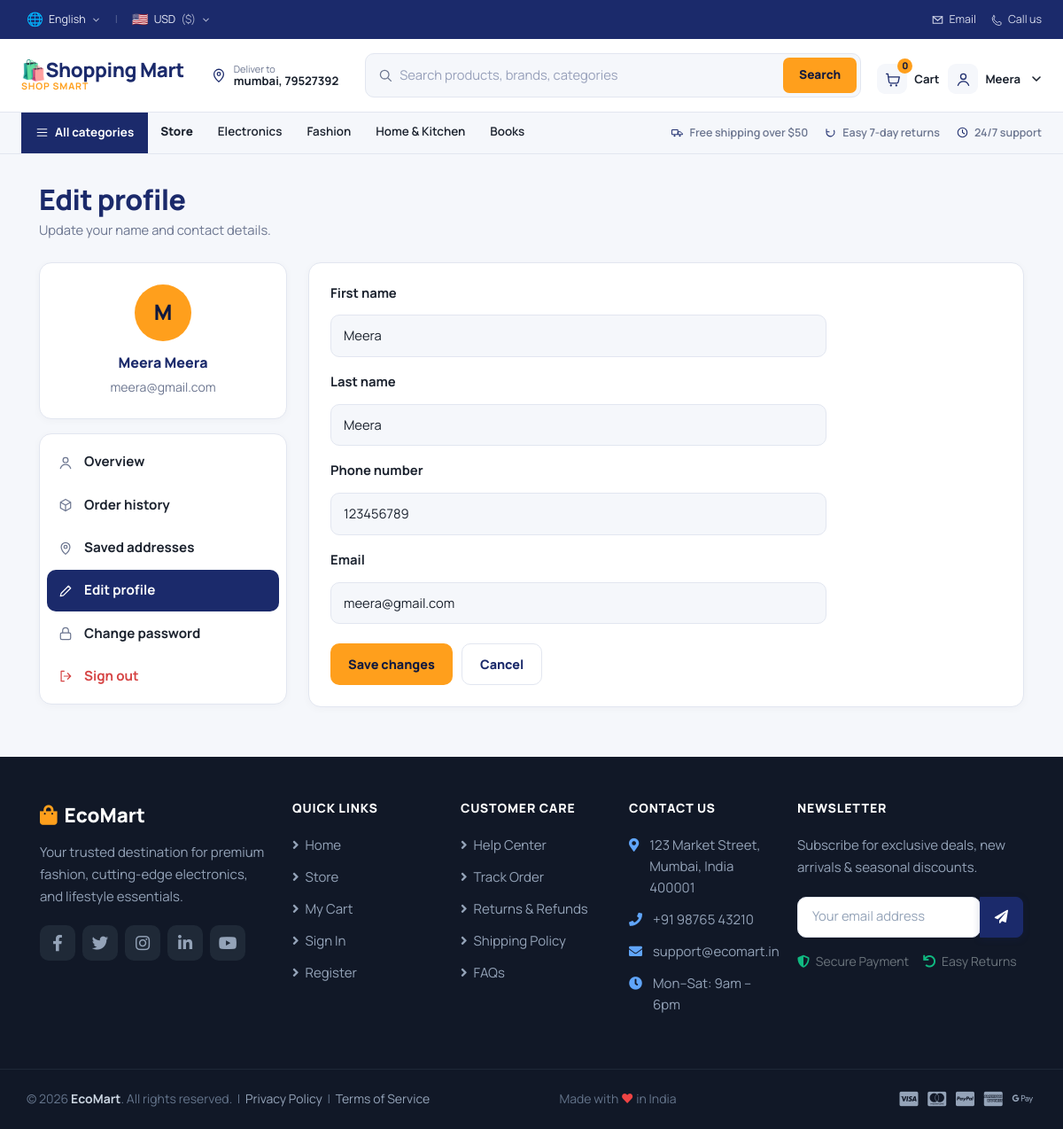
/edit_profile/ (signed in), run on the app's committed database.
### apps/account/models.py (models this page shows, shortened)
class Address(models.Model):
    user = models.ForeignKey(settings.AUTH_USER_MODEL, related_name="addresses", on_delete=models.CASCADE)
    full_name = models.CharField(max_length=100)
    phone_number = models.CharField(max_length=20)
    address_line_1 = models.CharField(max_length=200)
    address_line_2 = models.CharField(max_length=200, blank=True)
    city = models.CharField(max_length=100)
    state = models.CharField(max_length=100)
    country = models.CharField(max_length=50)
    pincode = models.CharField(max_length=10)
    is_default = models.BooleanField(default=False)    # is_default field to indicate if this is the default address for the user
    created_at = models.DateTimeField(auto_now_add=True)

class Account(AbstractBaseUser, PermissionsMixin):
    ROLE_CHOICES = [
        ("customer", "Customer"),
        ("seller", "Seller"),
        ("admin", "Admin")
    ]
    first_name = models.CharField(max_length=100)
    last_name = models.CharField(max_length=100)
    username = models.CharField(max_length=100, unique=True)
    email = models.EmailField(unique=True)
    phone_number = models.CharField(max_length=10)
    role = models.CharField(max_length=50, choices=ROLE_CHOICES, default="customer")
    date_joined = models.DateTimeField(auto_now_add=True)
    last_login = models.DateTimeField(null=True, blank=True)
    is_admin = models.BooleanField(default=False)
    is_staff = models.BooleanField(default=False)
    is_active = models.BooleanField(default=True)
    is_superuser = models.BooleanField(default=False)
    objects = MyAccountManager()
    USERNAME_FIELD = "email"
    REQUIRED_FIELDS = ["username", "first_name", "last_name", "phone_number"]

### apps/category/models.py (models this page shows, shortened)
class Category(models.Model):
    category_name = models.CharField(max_length=200, unique=True)
    slug = models.SlugField(max_length=200, unique=True)
    description = models.TextField(blank=True)
    category_image = models.ImageField(upload_to="photos/categories", blank=True)
    created_at = models.DateTimeField(auto_now_add=True)
    updated_at = models.DateTimeField(auto_now=True)
    class meta:
        verbose_name = "Category"
        verbose_name_plural = "Categories"
    def get_url(self):
        return reverse("product_by_category", args=[self.slug])

### apps/user_profile/views.py (the view)
# urls.py: path("edit_profile/", views.edit_profile, name="edit_profile"),
@login_required(login_url="login")
def edit_profile(request):
    if request.method == "POST":
        form = UserProfileForm(request.POST, instance=request.user)
        if form.is_valid():
            form.save()
            messages.success(request, "Your profile details have been updated successfully.")
            return redirect("profile")
    else:
        form = UserProfileForm(instance=request.user)
    context = {"form": form}
    return render(request, "my_profile/edit_profile.html", context)

### templates/my_profile/edit_profile.html (shortened to what this page needs)
{% extends "my_profile/base_profile.html" %}
{% block page_title %}Edit profile{% endblock %}
{% block page_sub %}Update your name and contact details.{% endblock %}
{% block profile_content %}
<div class="eco-panel">
    <form method="POST">
        {% include "my_profile/form.html" %}
        <div class="eco-profile__actions">
            <button type="submit" class="eco-btn eco-btn--accent">Save changes</button>
            <a href="{% url 'profile' %}" class="eco-btn eco-btn--ghost">Cancel</a>
        </div>
    </form>
</div>
{% endblock %}

### templates/my_profile/base_profile.html (shortened to what this page needs)
{% extends "base.html" %}
{% load static %}
{% block extra_css %}
<link href="{% static 'css/profile.css' %}" rel="stylesheet" type="text/css">
{% endblock extra_css %}
{% block content %}
<section class="eco-profile">
    <div class="eco-profile__inner">
        <div class="eco-profile__head">
            <h1 class="eco-profile__title">{% block page_title %}My account{% endblock %}</h1>
            <p class="eco-profile__sub">{% block page_sub %}{% endblock %}</p>
        </div>
        <div class="eco-profile__grid">
            <aside class="eco-profile__side">
                <div class="eco-card eco-me">
                    <span class="eco-me__avatar">{{ user.first_name|slice:":1"|upper }}</span>
                    <span class="eco-me__name">{{ user.first_name }} {{ user.last_name }}</span>
                    <span class="eco-me__email">{{ user.email }}</span>
                </div>
                <nav class="eco-card eco-nav" aria-label="Account menu">
                    <a href="{% url 'profile' %}" class="eco-nav__link {% if request.resolver_match.url_name == 'profile' %}is-active{% endif %}">
                        <svg viewBox="0 0 22 22"><circle cx="11" cy="7.5" r="3.5" stroke="currentColor" stroke-width="1.5" fill="none"/><path d="M4 19c1.2-3.5 4-5.3 7-5.3s5.8 1.8 7 5.3" stroke="currentColor" stroke-width="1.5" fill="none" stroke-linecap="round"/></svg>
                        Overview
                    </a>
                    <a href="{% url 'my_orders' %}" class="eco-nav__link {% if request.resolver_match.url_name == 'my_orders' or request.resolver_match.url_name == 'order_detail' %}is-active{% endif %}">
                        <svg viewBox="0 0 22 22"><path d="M4 7l7-4 7 4v8l-7 4-7-4z" stroke="currentColor" stroke-width="1.5" fill="none" stroke-linejoin="round"/><path d="M4 7l7 4 7-4M11 11v8" stroke="currentColor" stroke-width="1.5" fill="none" stroke-linejoin="round"/></svg>
                        Order history
                    </a>
                    <a href="{% url 'address_list' %}" class="eco-nav__link ">
                        <svg viewBox="0 0 22 22"><path d="M11 20s6-5.2 6-10a6 6 0 10-12 0c0 4.8 6 10 6 10z" stroke="currentColor" stroke-width="1.5" fill="none" stroke-linejoin="round"/><circle cx="11" cy="10" r="2.2" stroke="currentColor" stroke-width="1.5" fill="none"/></svg>
                        Saved addresses
                    </a>
                    <a href="{% url 'edit_profile' %}" class="eco-nav__link {% if request.resolver_match.url_name == 'edit_profile' %}is-active{% endif %}">
                        <svg viewBox="0 0 22 22"><path d="M4 18l1-4L15 4l3 3L8 17z" stroke="currentColor" stroke-width="1.5" fill="none" stroke-linejoin="round"/></svg>
                        Edit profile
                    </a>
                    <a href="{% url 'change_password' %}" class="eco-nav__link {% if request.resolver_match.url_name == 'change_password' %}is-active{% endif %}">
                        <svg viewBox="0 0 22 22"><rect x="4" y="10" width="14" height="9" rx="2" stroke="currentColor" stroke-width="1.5" fill="none"/><path d="M7 10V7a4 4 0 118 0v3" stroke="currentColor" stroke-width="1.5" fill="none"/></svg>
                        Change password
                    </a>
                    <a href="{% url 'logout' %}" class="eco-nav__link eco-nav__link--danger">
                        <svg viewBox="0 0 22 22"><path d="M9 4H5v14h4M14 7l4 4-4 4M18 11H9" stroke="currentColor" stroke-width="1.5" fill="none" stroke-linecap="round" stroke-linejoin="round"/></svg>
                        Sign out
                    </a>
                </nav>
            </aside>
            <main class="eco-profile__main">
                {% block profile_content %}{% endblock %}
            </main>
        </div>
    </div>
</section>
{% endblock %}

### templates/includes/navbar.html (shortened to what this page needs)
<header class="eco-header">
    <div class="eco-header__utility">
        <div class="eco-header__utility-inner">
            <div class="eco-locale">
                <div class="eco-dropdown">
                    <button type="button" class="eco-dropdown__trigger" data-toggle="dropdown"
                        id="langDropdown" aria-haspopup="true" aria-expanded="false" title="Select Language">
                        <span id="selectedLangFlag" class="eco-dropdown__flag">🌐</span>
                        <span id="selectedLangName">English</span>
                        <svg class="eco-icon eco-icon--chev" viewBox="0 0 16 16"><path d="M4 6l4 4 4-4" stroke="currentColor" stroke-width="1.6" fill="none" stroke-linecap="round" stroke-linejoin="round"/></svg>
                    </button>
                </div>
                <span class="eco-locale__divider">|</span>
                <div class="eco-dropdown">
                    <button type="button" class="eco-dropdown__trigger" data-toggle="dropdown"
                        id="currencyDropdown" aria-haspopup="true" aria-expanded="false" title="Select Country / Currency">
                        <span id="selectedCurrencyFlag" class="eco-dropdown__flag">🇺🇸</span>
                        <span id="selectedCurrencyCode">USD</span>
                        <span id="selectedCurrencySymbol" class="eco-dropdown__muted">($)</span>
                        <svg class="eco-icon eco-icon--chev" viewBox="0 0 16 16"><path d="M4 6l4 4 4-4" stroke="currentColor" stroke-width="1.6" fill="none" stroke-linecap="round" stroke-linejoin="round"/></svg>
                    </button>
                </div>
            </div>
            <div class="eco-contact">
                <a href="#" class="eco-contact__link">
                    <svg class="eco-icon" viewBox="0 0 20 20"><path d="M3 5h14v10H3z" stroke="currentColor" stroke-width="1.4" fill="none"/><path d="M3 5l7 6 7-6" stroke="currentColor" stroke-width="1.4" fill="none" stroke-linecap="round"/></svg>
                    <span>Email</span>
                </a>
                <a href="#" class="eco-contact__link">
                    <svg class="eco-icon" viewBox="0 0 20 20"><path d="M5 3c1 0 2 3 1 4l-1 1c1 2.5 3.5 5 6 6l1-1c1-1 4 0 4 1v2c0 1-1 2-2 2-6 0-11-5-11-11 0-1 1-2 2-2z" stroke="currentColor" stroke-width="1.3" fill="none" stroke-linejoin="round"/></svg>
                    <span>Call us</span>
                </a>
            </div>
        </div>
    </div>
    <div class="eco-header__main">
        <div class="eco-header__main-inner">
            <a href="{% url 'home' %}" class="eco-brand" title="EcoMart - Home">
                <span class="eco-brand__text">
                    <span class="eco-brand__name">🛍️Shopping Mart</span>
                    <span class="eco-brand__tag">Shop Smart</span>
                </span>
            </a>
            <a href="{% if user.id %}{% url 'address_list' %}{% else %}{% url 'login' %}{% endif %}" class="eco-deliver">
                <svg class="eco-deliver__pin" viewBox="0 0 20 20"><path d="M10 18s6-5.2 6-9.5A6 6 0 004 8.5C4 12.8 10 18 10 18z" stroke="currentColor" stroke-width="1.4" fill="none"/><circle cx="10" cy="8.3" r="2" stroke="currentColor" stroke-width="1.4" fill="none"/></svg>
                <span class="eco-deliver__text">
                    <span class="eco-deliver__label">{% if user.id %}Deliver to{% else %}Sign in for{% endif %}</span>
                    <span class="eco-deliver__value">
                        {% if user.id %}
                            {% if deliver_address %}
                                {{ deliver_address.city }}, {{ deliver_address.pincode }}
                            {% else %}
                                Add delivery address
                            {% endif %}
                        {% else %}
                            delivery updates
                        {% endif %}
                    </span>
                </span>
            </a>
            <form action="{% url 'search' %}" class="eco-search" method="get" role="search">
                <svg class="eco-search__icon" viewBox="0 0 20 20">
                    <circle cx="9" cy="9" r="6" stroke="currentColor" stroke-width="1.6" fill="none"/>
                    <path d="M14 14l4 4" stroke="currentColor" stroke-width="1.6" stroke-linecap="round"/>
                </svg>
                <input type="text" class="eco-search__input" placeholder="Search products, brands, categories" name="keyword" value="{{ request.GET.keyword }}">
                <button class="eco-search__btn" type="submit">Search</button>
            </form>
            <div class="eco-actions">
                <a href="{% url 'cart' %}" class="eco-action">
                    <span class="eco-action__icon">
                        <svg viewBox="0 0 22 22"><path d="M3 4h2l1.4 10.2a2 2 0 002 1.8h8.2a2 2 0 002-1.7L20 8H6" stroke="currentColor" stroke-width="1.5" fill="none" stroke-linecap="round" stroke-linejoin="round"/><circle cx="9" cy="19" r="1.3" fill="currentColor"/><circle cx="16" cy="19" r="1.3" fill="currentColor"/></svg>
                        <span class="eco-action__badge">{{ cart_count|default:0 }}</span>
                    </span>
                    <span class="eco-action__label">Cart</span>
                </a>
                {% if user.is_authenticated %}
                    <details class="eco-user" id="ecoUserMenu">
                        <summary class="eco-action">
                            <span class="eco-action__icon">
                                <svg viewBox="0 0 22 22"><circle cx="11" cy="7.5" r="3.5" stroke="currentColor" stroke-width="1.5" fill="none"/><path d="M4 19c1.2-3.5 4-5.3 7-5.3s5.8 1.8 7 5.3" stroke="currentColor" stroke-width="1.5" fill="none" stroke-linecap="round"/></svg>
                            </span>
                            <span class="eco-action__label">{{ user.first_name|default:"Account" }}</span>
                            <svg class="eco-user__caret" viewBox="0 0 12 12"><path d="M2 4l4 4 4-4" stroke="currentColor" stroke-width="1.6" fill="none" stroke-linecap="round" stroke-linejoin="round"/></svg>
                        </summary>
                    </details>
                    {% endif %}
            </div>
        </div>
    </div>
    <nav class="eco-header__rail collapse" id="ecoNavRail">
        <div class="eco-header__rail-inner">
            <div class="eco-rail__left">
                <div class="eco-dropdown eco-dropdown--rail">
                    <button type="button" class="eco-rail__all" data-toggle="dropdown">
                        <svg class="eco-icon" viewBox="0 0 20 20"><path d="M3 5h14M3 10h14M3 15h14" stroke="currentColor" stroke-width="1.6" stroke-linecap="round"/></svg>
                        All categories
                    </button>
                </div>
                <a href="{% url 'store' %}" class="eco-rail__link eco-rail__link--store">Store</a>
                {% for category in links %}
                <a href="{{ category.get_url }}" class="eco-rail__link">{{ category.category_name }}</a>
                {% endfor %}
            </div>
            <div class="eco-rail__perks">
                <span class="eco-perk"><svg class="eco-icon" viewBox="0 0 20 20"><path d="M2 6h9v7H2z" stroke="currentColor" stroke-width="1.3" fill="none"/><path d="M11 9h4l3 3v1h-7z" stroke="currentColor" stroke-width="1.3" fill="none"/><circle cx="6" cy="15" r="1.4" fill="currentColor"/><circle cx="14" cy="15" r="1.4" fill="currentColor"/></svg> Free shipping over $50</span>
                <span class="eco-perk"><svg class="eco-icon" viewBox="0 0 20 20"><path d="M4 10a6 6 0 1011.3-3" stroke="currentColor" stroke-width="1.4" fill="none" stroke-linecap="round"/><path d="M4 5v4h4" stroke="currentColor" stroke-width="1.4" fill="none" stroke-linecap="round" stroke-linejoin="round"/></svg> Easy 7-day returns</span>
                <span class="eco-perk"><svg class="eco-icon" viewBox="0 0 20 20"><circle cx="10" cy="10" r="7" stroke="currentColor" stroke-width="1.4" fill="none"/><path d="M10 6v4l3 2" stroke="currentColor" stroke-width="1.4" fill="none" stroke-linecap="round"/></svg> 24/7 support</span>
            </div>
        </div>
    </nav>
</header>

### templates/my_profile/form.html (shortened to what this page needs)
<div class="eco-fields">
    {% for field in form %}
    <div class="eco-field {% if field.field.widget.input_type == 'checkbox' %}eco-field__check{% endif %}">
        {% if field.field.widget.input_type == 'checkbox' %}
            {{ field }}
            <label for="{{ field.id_for_label }}">{{ field.label }}</label>
        {% else %}
            <label for="{{ field.id_for_label }}">{{ field.label }}</label>
            {{ field }}
        {% endif %}
    </div>
    {% endfor %}
</div>

### data on the page
Address: city "mumbai", pincode "79527392"
Account: first_name "Meera", first_name "M", last_name "Meera", email "meera@gmail.com", form "Meera" "Meera" "123456789" "meera@gmail.com"
Category: category_name "Electronics"
Category: category_name "Fashion"
Category: category_name "Home & Kitchen"
Category: category_name "Books"

### other printed values
{{ cart_count|default:0 }} "0"
{{ field.label }} "First name" "Last name" "Phone number" "Email"
